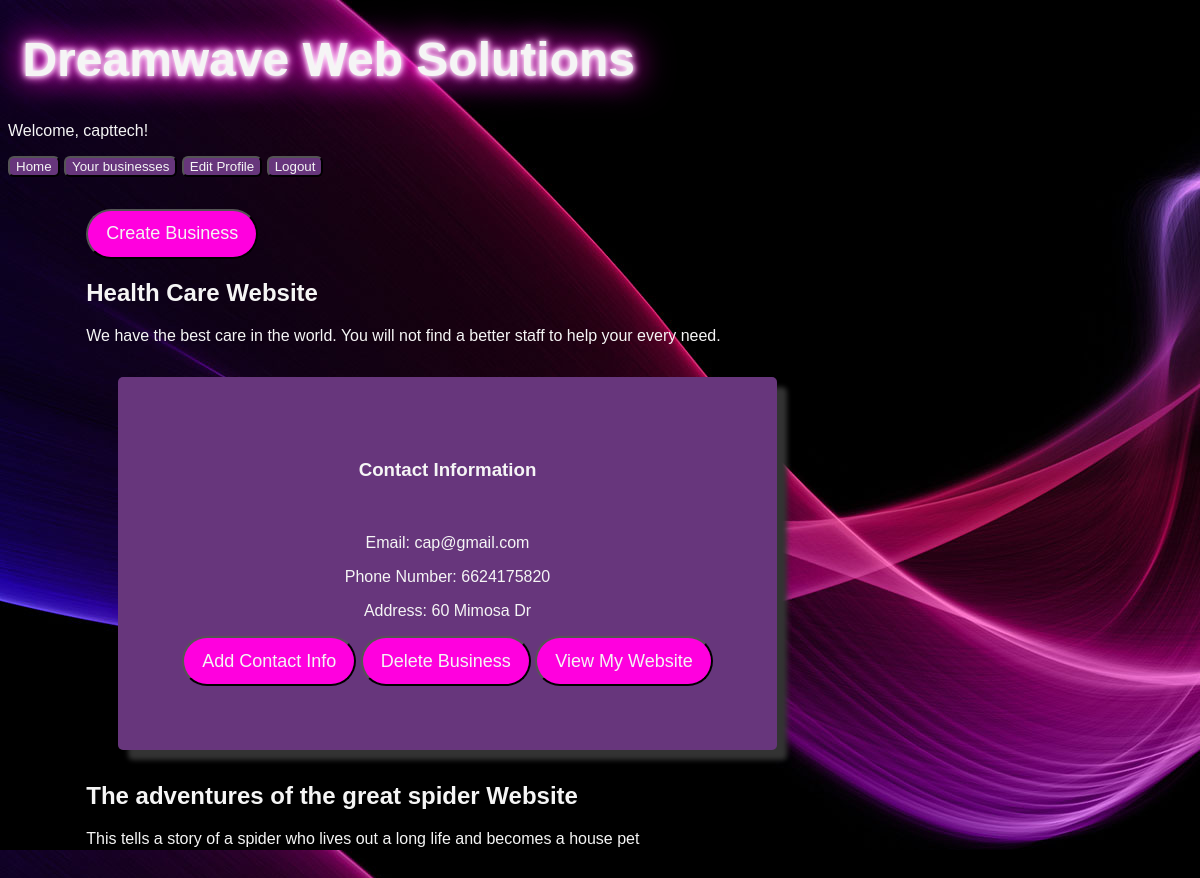
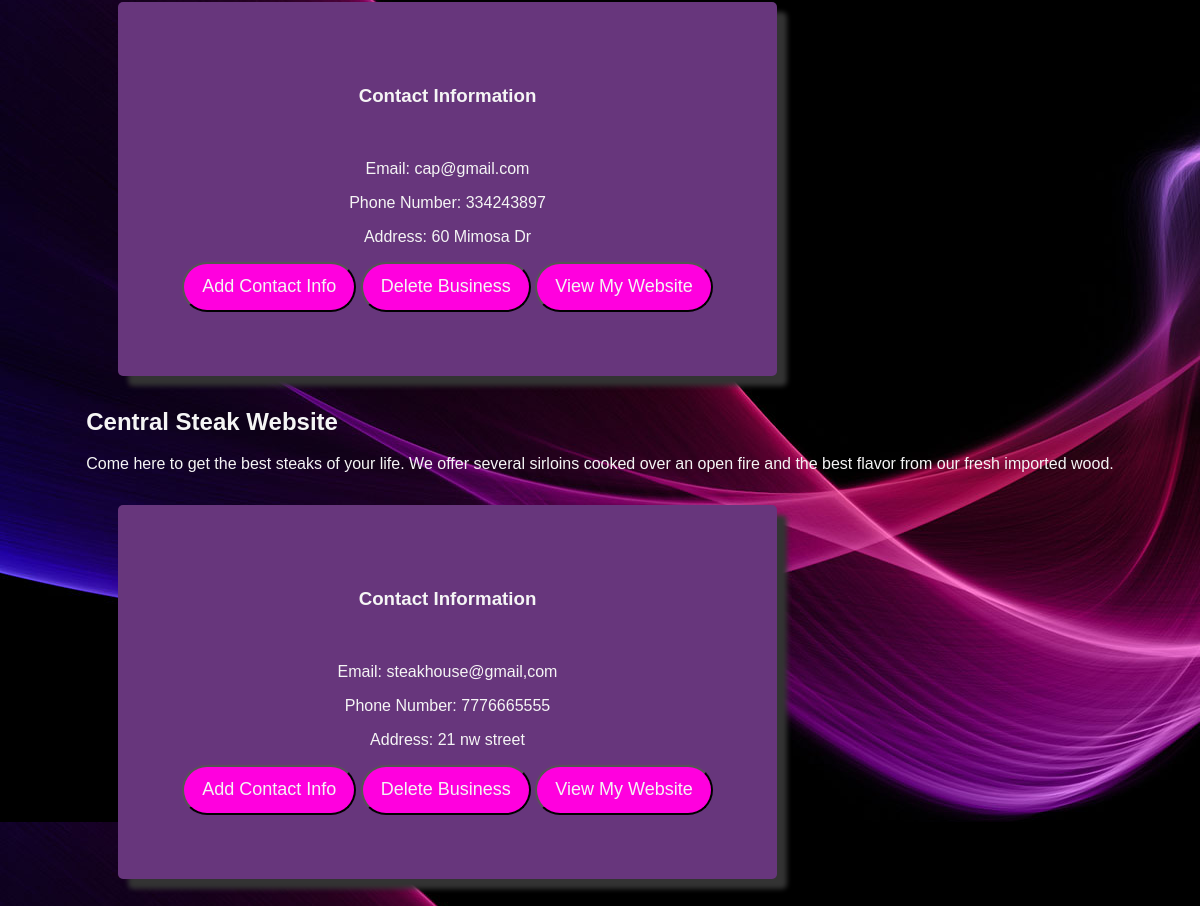
The page /businesses/ (signed in) on the database its author committed (2 pictures, top to bottom).
### app/models.py (models this page shows, shortened)
class Profile(models.Model):
    user = models.OneToOneField(User, on_delete=models.CASCADE)
    uid = models.CharField(max_length=50)
    user_name = models.CharField(max_length=50)
    phone = models.CharField(max_length=50)
    user_email = models.EmailField(max_length=254)
    profile_pic = models.ImageField(
        upload_to="profiles/",
        verbose_name="Profile Picture",
        null=True,
        blank=True,
        default="/profiles/profile_pic_green.png",
    )
    date_created = models.DateTimeField(auto_now_add=True)

class businessTemplateDatabase(models.Model):
    CHOICES = (
        ("medical_office", "Medical Office"),
        ("Blog", "Blog"),
        ("Restaurant", "Restaurant"),
    )
    templateId = models.TextField()
    name = models.TextField(max_length=255)
    description = models.TextField(max_length=255)
    type = models.TextField(max_length=255)
    missionStatement = models.TextField(max_length=1500)
    template_choice = models.CharField(max_length=50, choices=CHOICES, null=True)
    profile = models.ForeignKey(
        Profile, related_name="business", on_delete=models.CASCADE
    )

class businessContactInfoDatabase(models.Model):
    email = models.TextField(max_length=255)
    phoneNumber = models.IntegerField(verbose_name="phone number")
    address = models.TextField()
    business = models.ForeignKey(
        businessTemplateDatabase, related_name="contact", on_delete=models.CASCADE
    )

### app/views.py (the view)
# urls.py: path("businesses/", businessesView, name="businesses"),
def businessesView(request):
    profile = request.user.profile
    renderBusiness = []
    businesses = businessTemplateDatabase.objects.all()
    for business in businesses:
        if business.profile == profile:
            renderBusiness.append(business)
    business_contact = businessContactInfoDatabase.objects.filter(
        business__in=businesses
    )
    context = {"businesses": renderBusiness, "business_contact": business_contact}
    return render(request, "template.html", context)

### app/templates/template.html (shortened to what this page needs)
{% extends 'home.html' %} {% block content %}
<div class="container">
  <div class="row">
    <button class="link">
      <a href="{% url 'add_business' %}">Create Business</a>
    </button>
    {% if businesses|length < 1 %}
    <p class="no_items">You haven't created any businesses yet.</p>
    {% else %} {% for business in businesses %}
    <h2>{{ business.name }} Website</h2>
    <p>{{ business.description }}</p>
    <div class="column">
      <div class="card">
        {% if business_contact|length > 0 %}
        <h3>Contact Information</h3>
        {% for contact in business_contact %}
        {% if contact.business.id == business.id %}
        <br />
        <p>Email: {{ contact.email }}</p>
        <p>Phone Number: {{ contact.phoneNumber }}</p>
        <p>Address: {{ contact.address }}</p>
        {% endif %} {% endfor %}
        <button class="link">
          <a href="{% url 'contact_info' business.id %}">Add Contact Info</a>
        </button>
        {% else %}
        <button class="link">
          <a href="{% url 'contact_info' business.id %}">Add Contact Info</a>
        </button>
        {% endif %} {% if businesses|length == 0 %}
        <p class="no_items">
          You haven't created a website for this business yet.
        </p>
        {% else %}
        <button class="link">
          <a href="{% url 'delete_business' business.id %}">Delete Business</a>
        </button>
        <button class="link">
          <a href="{% url 'templates' business.id%}">View My Website</a>
        </button>
      </div>
    </div>
    {% endif %} {% endfor %} {% endif %}
  </div>
  {% endblock %}

### app/templates/home.html (shortened to what this page needs)
{% load static %}<!DOCTYPE html>
<html lang="en">
<head>
    <link
      rel="stylesheet"
      href="https://use.fontawesome.com/releases/v5.6.1/css/all.css"
    />
    <link rel="stylesheet" type="text/css" href="{% static 'styles.css' %}" />
</head>
<body>
    <h1 class="header">Dreamwave Web Solutions</h1>
    <div class="navdiv">
        <nav class="navbar">
{% if user.is_authenticated %}
            <p>Welcome, {{ user.profile.user_name }}!</p>
            <button class="navb"><a href="{% url "home" %}">Home</a></button>
            <button class="navb"><a href="{% url "businesses" %}">Your businesses</a></button>
            <button class="navb"><a href="{% url "edit_profile" %}">Edit Profile</a></button>
            <button class="navb"><a href="{% url "logout" %}">Logout</a></button>
 {% endif %}
        </nav>
    </div>
   {% block content %}{% endblock content %}
</body>
</html>

### app/static/styles.css (style rules this page uses)
body { background-image: url("images/purplewaves.jpg"); }
.container { padding: 2em 0 2em 0; display: flex; align-items: center; justify-content: center; }
.card { border-radius: 5px; box-shadow: 10px 10px 5px #333; background-color: rgb(103, 54, 124); text-align: center; padding: 4em; margin: 2em; max-width: fit-content; }
* { font-family: Arial, Helvetica, sans-serif; color: whitesmoke; }
.header { height: 1.2em; font-size: 3em; font-weight: 700; padding-left: .3em; text-shadow: 0 0 10px #fff, 0 0 5px #fff, 0 0 10px #ff00de, 0 0 30px #ff00de, 0 0 40px #ff00de; }
.navb { background-color: rgb(103, 54, 124); border-radius: 6px; }
.navb a { color: whitesmoke; text-decoration: none; }
.link { font-size: large; width: auto; height: 50px; background-color: #ff00de; color: whitesmoke; border-radius: 25px; transition: box-shadow .5s ease-in-out; padding: 0 1em; }
.link a { text-decoration: none; }

### rows shown on the page
businessTemplateDatabase: name "Health Care", description "We have the best care in the world. You will not find a better staff to help your every need."
businessContactInfoDatabase: email "cap@gmail.com", phoneNumber "6624175820", address "60 Mimosa Dr"
businessTemplateDatabase: name "The adventures of the great spider", description "This tells a story of a spider who lives out a long life and becomes a house pet"
businessContactInfoDatabase: email "cap@gmail.com", phoneNumber "334243897", address "60 Mimosa Dr"
businessTemplateDatabase: name "Central Steak", description "Come here to get the best steaks of your life. We offer several sirloins cooked over an open fire and the best flavor from our fresh imported wood."
businessContactInfoDatabase: email "steakhouse@gmail,com", phoneNumber "7776665555", address "21 nw street"

### other values the page prints
{{ user.profile.user_name }} "capttech"
